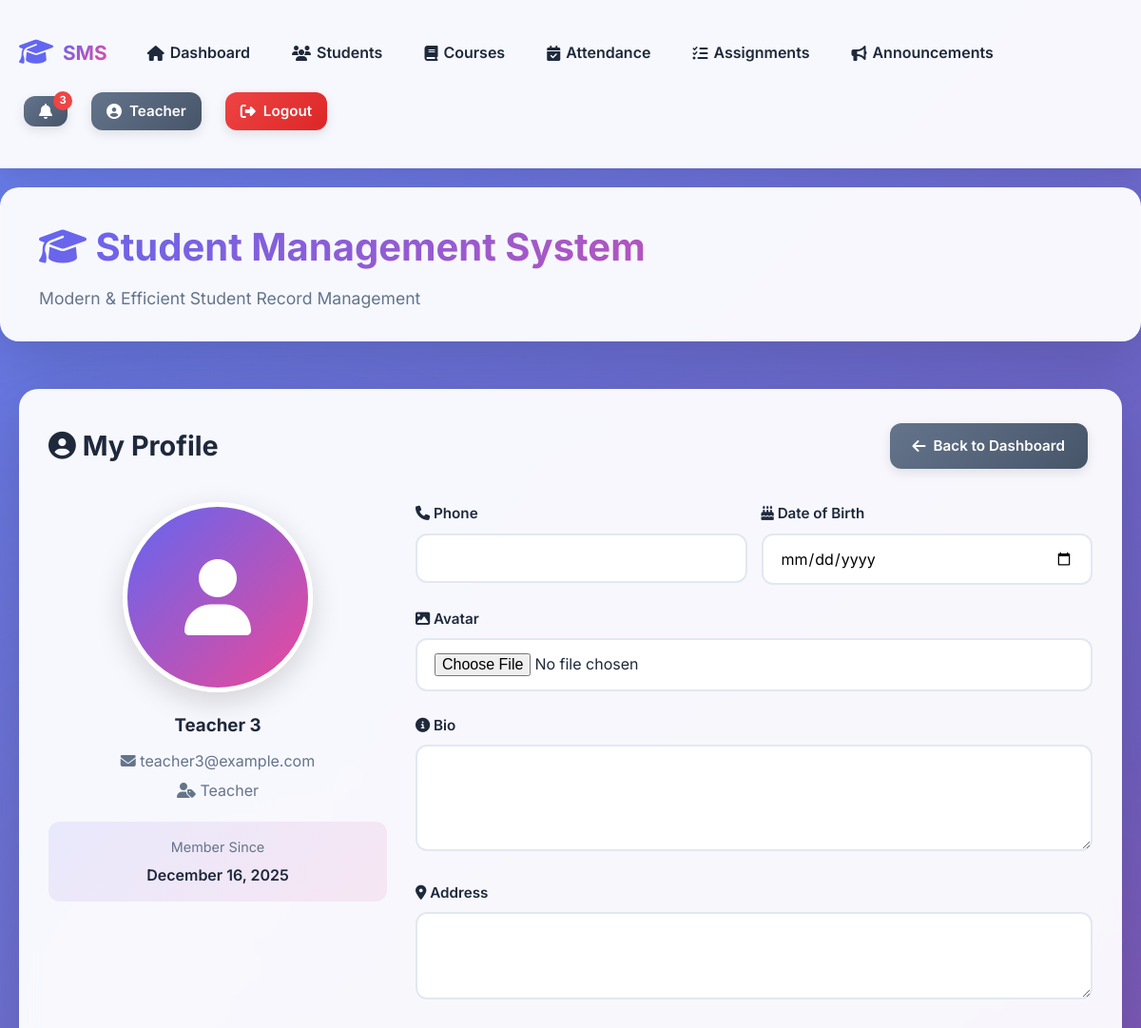
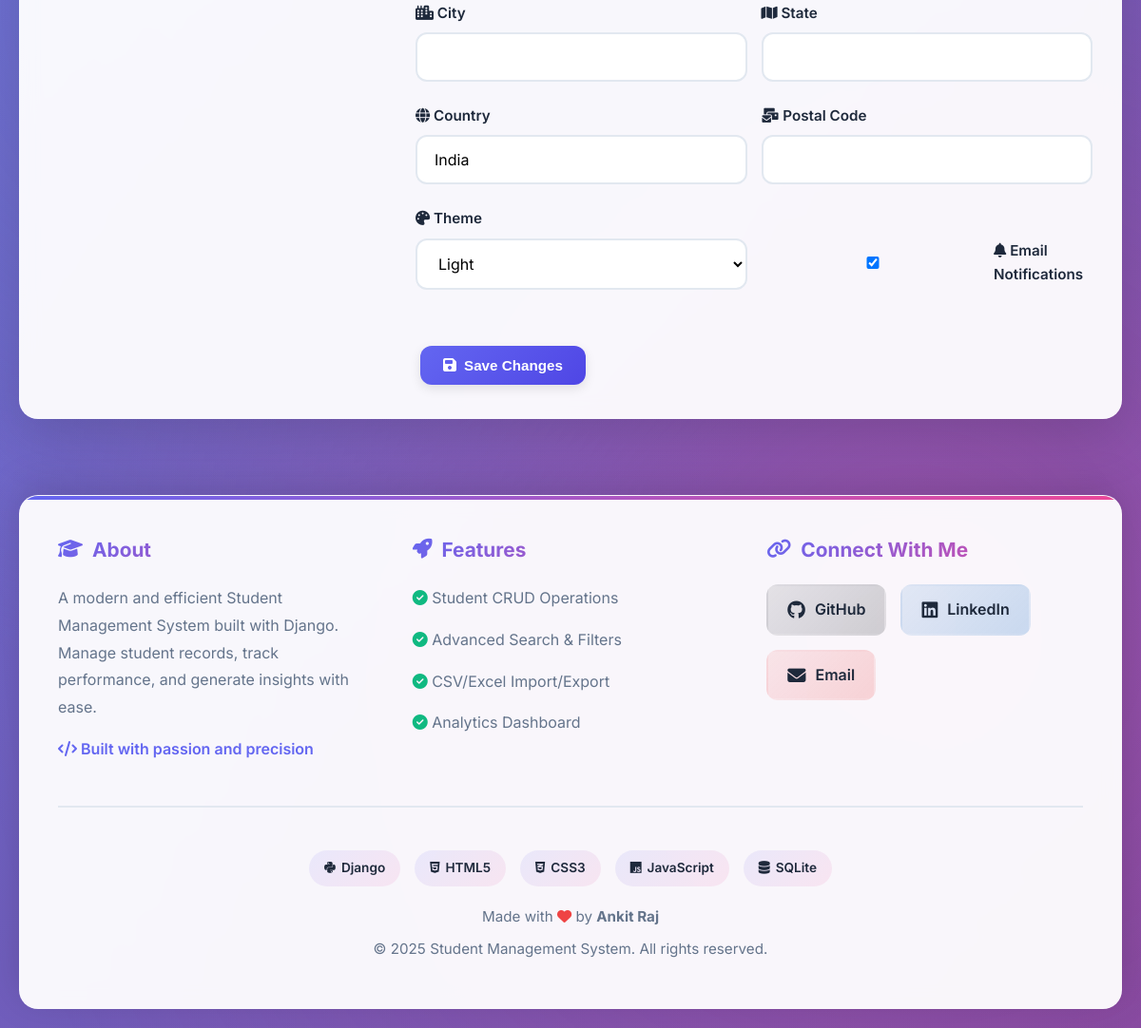
Screenshot of /accounts/profile/ (signed in) with the database file from the repository (2 pictures, top to bottom).
### accounts/models.py (models this page shows, shortened)
class UserProfile(models.Model):
    ROLE_CHOICES = [
        ('ADMIN', 'Administrator'),
        ('TEACHER', 'Teacher'),
        ('STUDENT', 'Student'),
        ('PARENT', 'Parent'),
    ]
    user = models.OneToOneField(User, on_delete=models.CASCADE, related_name='profile')
    role = models.CharField(max_length=20, choices=ROLE_CHOICES, default='STUDENT')
    phone = models.CharField(max_length=15, blank=True, null=True)
    avatar = models.ImageField(upload_to='avatars/', blank=True, null=True)
    bio = models.TextField(blank=True, null=True)
    date_of_birth = models.DateField(blank=True, null=True)
    address = models.TextField(blank=True, null=True)
    city = models.CharField(max_length=100, blank=True, null=True)
    state = models.CharField(max_length=100, blank=True, null=True)
    country = models.CharField(max_length=100, default='India')
    postal_code = models.CharField(max_length=10, blank=True, null=True)
    theme = models.CharField(max_length=10, choices=[('light', 'Light'), ('dark', 'Dark')], default='light')
    email_notifications = models.BooleanField(default=True)
    created_at = models.DateTimeField(auto_now_add=True)
    updated_at = models.DateTimeField(auto_now=True)
    class Meta:
        verbose_name = 'User Profile'
        verbose_name_plural = 'User Profiles'

### accounts/views.py (the view)
# urls.py: path('profile/', views.profile_view, name='profile'),
@login_required
def profile_view(request):
    if request.method == 'POST':
        form = UserProfileForm(request.POST, request.FILES, instance=request.user.profile)
        if form.is_valid():
            form.save()
            messages.success(request, 'Profile updated successfully!')
            return redirect('profile')
    else:
        form = UserProfileForm(instance=request.user.profile)
    return render(request, 'accounts/profile.html', {'form': form})

### accounts/forms.py
class UserProfileForm(forms.ModelForm):
    class Meta:
        model = UserProfile
        fields = ['phone', 'avatar', 'bio', 'date_of_birth', 'address',
                  'city', 'state', 'country', 'postal_code', 'theme', 'email_notifications']
        widgets = {
            'phone': forms.TextInput(attrs={'class': 'form-control'}),
            'bio': forms.Textarea(attrs={'class': 'form-control', 'rows': 4}),
            'date_of_birth': forms.DateInput(attrs={'class': 'form-control', 'type': 'date'}),
            'address': forms.Textarea(attrs={'class': 'form-control', 'rows': 3}),
            'city': forms.TextInput(attrs={'class': 'form-control'}),
            'state': forms.TextInput(attrs={'class': 'form-control'}),
            'country': forms.TextInput(attrs={'class': 'form-control'}),
            'postal_code': forms.TextInput(attrs={'class': 'form-control'}),
            'theme': forms.Select(attrs={'class': 'form-control'}),
            'avatar': forms.FileInput(attrs={'class': 'form-control'}),
        }

### accounts/templates/accounts/profile.html (shortened to what this page needs)
{% extends 'base.html' %}
{% block content %}
<div class="card">
    <div class="header-actions">
        <h2><i class="fas fa-user-circle"></i> My Profile</h2>
        <a href="{% url 'dashboard' %}" class="btn btn-secondary"><i class="fas fa-arrow-left"></i> Back to
            Dashboard</a>
    </div>
    <div style="display: grid; grid-template-columns: 1fr 2fr; gap: 30px; margin-top: 30px;">
        <div style="text-align: center;">
            {% if user.profile.avatar %}
            <img src="{{ user.profile.avatar.url }}" alt="Avatar"
                style="width: 200px; height: 200px; border-radius: 50%; object-fit: cover; border: 5px solid var(--primary); margin-bottom: 20px;">
            {% else %}
            <div
                style="width: 200px; height: 200px; border-radius: 50%; background: linear-gradient(135deg, var(--primary) 0%, var(--secondary) 100%); display: flex; align-items: center; justify-content: center; margin: 0 auto 20px; border: 5px solid white; box-shadow: 0 10px 30px var(--shadow-lg);">
                <i class="fas fa-user" style="font-size: 5rem; color: white;"></i>
            </div>
            {% endif %}
            <h3 style="margin-bottom: 10px;">{{ user.get_full_name|default:user.username }}</h3>
            <p style="color: var(--gray); margin-bottom: 5px;"><i class="fas fa-envelope"></i> {{ user.email }}</p>
            <p style="color: var(--gray);"><i class="fas fa-user-tag"></i> {{ user.profile.get_role_display }}</p>
            <div
                style="margin-top: 20px; padding: 15px; background: linear-gradient(135deg, rgba(99, 102, 241, 0.1) 0%, rgba(236, 72, 153, 0.1) 100%); border-radius: 12px;">
                <p style="font-size: 0.9rem; color: var(--gray); margin-bottom: 5px;">Member Since</p>
                <p style="font-weight: 600; color: var(--dark);">{{ user.date_joined|date:"F d, Y" }}</p>
            </div>
        </div>
        <div>
            <form method="post" enctype="multipart/form-data">
                <div style="display: grid; grid-template-columns: 1fr 1fr; gap: 15px;">
                    <div class="form-group">
                        <label><i class="fas fa-phone"></i> Phone</label>
                        {{ form.phone }}
                    </div>
                    <div class="form-group">
                        <label><i class="fas fa-birthday-cake"></i> Date of Birth</label>
                        {{ form.date_of_birth }}
                    </div>
                </div>
                <div class="form-group">
                    <label><i class="fas fa-image"></i> Avatar</label>
                    {{ form.avatar }}
                </div>
                <div class="form-group">
                    <label><i class="fas fa-info-circle"></i> Bio</label>
                    {{ form.bio }}
                </div>
                <div class="form-group">
                    <label><i class="fas fa-map-marker-alt"></i> Address</label>
                    {{ form.address }}
                </div>
                <div style="display: grid; grid-template-columns: 1fr 1fr; gap: 15px;">
                    <div class="form-group">
                        <label><i class="fas fa-city"></i> City</label>
                        {{ form.city }}
                    </div>
                    <div class="form-group">
                        <label><i class="fas fa-map"></i> State</label>
                        {{ form.state }}
                    </div>
                </div>
                <div style="display: grid; grid-template-columns: 1fr 1fr; gap: 15px;">
                    <div class="form-group">
                        <label><i class="fas fa-globe"></i> Country</label>
                        {{ form.country }}
                    </div>
                    <div class="form-group">
                        <label><i class="fas fa-mail-bulk"></i> Postal Code</label>
                        {{ form.postal_code }}
                    </div>
                </div>
                <div style="display: grid; grid-template-columns: 1fr 1fr; gap: 15px;">
                    <div class="form-group">
                        <label><i class="fas fa-palette"></i> Theme</label>
                        {{ form.theme }}
                    </div>
                    <div class="form-group" style="display: flex; align-items: center; gap: 10px; margin-top: 30px;">
                        {{ form.email_notifications }}
                        <label style="margin: 0;"><i class="fas fa-bell"></i> Email Notifications</label>
                    </div>
                </div>
                <div style="margin-top: 30px;">
                    <button type="submit" class="btn btn-primary">
                        <i class="fas fa-save"></i> Save Changes
                    </button>
                </div>
            </form>
        </div>
    </div>
</div>
{% endblock %}

### student/templates/base.html (shortened to what this page needs)
<!DOCTYPE html>
<html lang="en">
<head>
    <link rel="stylesheet" href="https://cdnjs.cloudflare.com/ajax/libs/font-awesome/6.4.0/css/all.min.css">
</head>
<body>
    <nav
        style="background: rgba(255, 255, 255, 0.95); backdrop-filter: blur(10px); padding: 15px 0; margin-bottom: 20px; box-shadow: 0 4px 20px var(--shadow); position: sticky; top: 0; z-index: 1000;">
        <div class="container"
            style="display: flex; justify-content: space-between; align-items: center; flex-wrap: wrap; gap: 15px;">
            <div style="display: flex; align-items: center; gap: 30px;">
                <a href="{% url 'dashboard' %}"
                    style="text-decoration: none; display: flex; align-items: center; gap: 10px;">
                    <i class="fas fa-graduation-cap" style="font-size: 1.8rem; color: var(--primary);"></i>
                    <span
                        style="font-size: 1.3rem; font-weight: 700; background: linear-gradient(135deg, var(--primary) 0%, var(--secondary) 100%); -webkit-background-clip: text; -webkit-text-fill-color: transparent;">SMS</span>
                </a>
                {% if user.is_authenticated %}
                <div style="display: flex; gap: 20px; align-items: center;">
                    <a href="{% url 'dashboard' %}" class="nav-link"><i class="fas fa-home"></i> Dashboard</a>
                    <a href="{% url 'student_list' %}" class="nav-link"><i class="fas fa-users"></i> Students</a>
                    <a href="{% url 'course_list' %}" class="nav-link"><i class="fas fa-book"></i> Courses</a>
                    <a href="{% url 'attendance_list' %}" class="nav-link"><i class="fas fa-calendar-check"></i>
                        Attendance</a>
                    <a href="{% url 'assignment_list' %}" class="nav-link"><i class="fas fa-tasks"></i> Assignments</a>
                    <a href="{% url 'announcement_list' %}" class="nav-link"><i class="fas fa-bullhorn"></i>
                        Announcements</a>
                </div>
                {% endif %}
            </div>
            <div style="display: flex; align-items: center; gap: 15px;">
                {% if user.is_authenticated %}
                <a href="{% url 'notification_list' %}" class="btn btn-secondary"
                    style="padding: 8px 16px; position: relative;">
                    <i class="fas fa-bell"></i>
                    <span
                        style="position: absolute; top: -5px; right: -5px; background: var(--danger); color: white; border-radius: 50%; width: 20px; height: 20px; display: flex; align-items: center; justify-content: center; font-size: 0.7rem; font-weight: 700;">3</span>
                </a>
                <a href="{% url 'profile' %}" class="btn btn-secondary" style="padding: 8px 16px;">
                    <i class="fas fa-user-circle"></i> {{ user.first_name|default:user.username }}
                </a>
                <a href="{% url 'logout' %}" class="btn btn-danger" style="padding: 8px 16px;">
                    <i class="fas fa-sign-out-alt"></i> Logout
                </a>
                {% endif %}
            </div>
        </div>
    </nav>
    <header>
        <h1><i class="fas fa-graduation-cap"></i> Student Management System</h1>
        <p>Modern & Efficient Student Record Management</p>
    </header>
    <div class="container">
        {% block content %}{% endblock %}
    </div>
    <div class="container">
        <footer>
            <div class="footer-content">
                <div class="footer-section">
                    <h3><i class="fas fa-graduation-cap"></i> About</h3>
                    <p>A modern and efficient Student Management System built with Django. Manage student records, track
                        performance, and generate insights with ease.</p>
                    <p style="font-weight: 600; color: var(--primary);">
                        <i class="fas fa-code"></i> Built with passion and precision
                    </p>
                </div>
                <div class="footer-section">
                    <h3><i class="fas fa-rocket"></i> Features</h3>
                    <p><i class="fas fa-check-circle" style="color: var(--success);"></i> Student CRUD Operations</p>
                    <p><i class="fas fa-check-circle" style="color: var(--success);"></i> Advanced Search & Filters</p>
                    <p><i class="fas fa-check-circle" style="color: var(--success);"></i> CSV/Excel Import/Export</p>
                    <p><i class="fas fa-check-circle" style="color: var(--success);"></i> Analytics Dashboard</p>
                </div>
                <div class="footer-section">
                    <h3><i class="fas fa-link"></i> Connect With Me</h3>
                    <div class="social-links">
                        <a href="https://github.com/Ankit2006Raj" target="_blank" class="social-link github">
                            <i class="fab fa-github"></i>
                            <span>GitHub</span>
                        </a>
                        <a href="https://www.linkedin.com/in/ankit-raj-226a36309" target="_blank"
                            class="social-link linkedin">
                            <i class="fab fa-linkedin"></i>
                            <span>LinkedIn</span>
                        </a>
                        <a href="mailto:ankit9905163014@gmail.com" class="social-link email">
                            <i class="fas fa-envelope"></i>
                            <span>Email</span>
                        </a>
                    </div>
                </div>
            </div>
            <div class="footer-bottom">
                <div class="tech-stack">
                    <span class="tech-badge"><i class="fab fa-python"></i> Django</span>
                    <span class="tech-badge"><i class="fab fa-html5"></i> HTML5</span>
                    <span class="tech-badge"><i class="fab fa-css3-alt"></i> CSS3</span>
                    <span class="tech-badge"><i class="fab fa-js"></i> JavaScript</span>
                    <span class="tech-badge"><i class="fas fa-database"></i> SQLite</span>
                </div>
                <p style="margin-top: 20px;">
                    Made with <span class="heart"><i class="fas fa-heart"></i></span> by <strong>Ankit Raj</strong>
                </p>
                <p>&copy; 2025 Student Management System. All rights reserved.</p>
            </div>
        </footer>
    </div>
</body>
</html>

### rows the page displays
UserProfile: country "India", theme "Light", email_notifications "☑"

### other values shown
{{ user.first_name|default:user.username }} "Teacher"
{{ user.get_full_name|default:user.username }} "Teacher 3"
{{ user.email }} "teacher3@example.com"
{{ user.profile.get_role_display }} "Teacher"
{{ user.date_joined|date:"F d, Y" }} "December 16, 2025"
